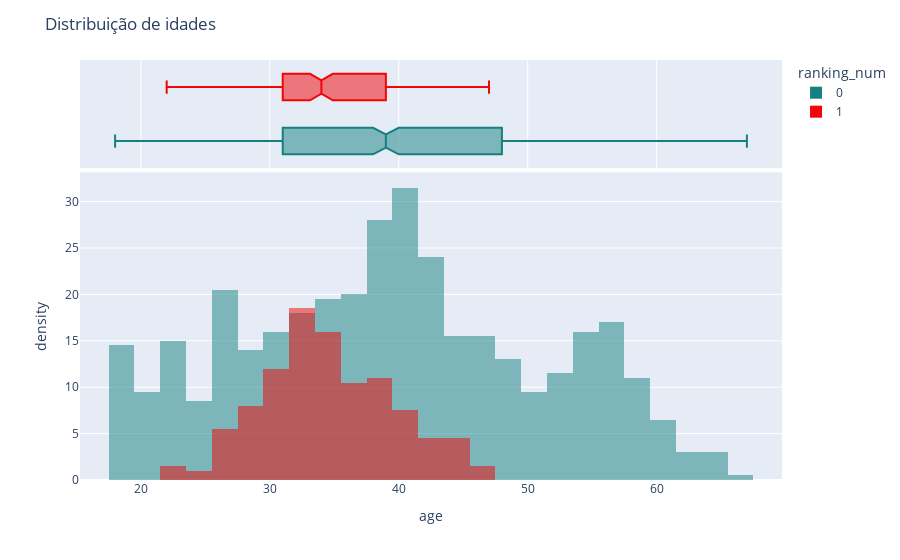

Notebook cell for this chart:
### Code cell
fig = px.histogram(df_train, 
                    x=df_train['age'], 
                    marginal='box', 
                    barmode ='overlay', 
                    histnorm ='density', 
                    color='ranking_num',
                    labels =['Sim', 'Não'],
                    color_discrete_map={0: '#148080', 1: '#F20505'}
                    )  
fig.update_layout(
    title_text="Distribuição de idades"
)
fig.show()

### Figure 1 — Plotly figure (JSON) as saved in the notebook; plotly's stock layout.template omitted (floating-point values rounded to 4 significant figures; data arrays with more than 128 entries replaced by an {"elided": "..."} marker saying what was removed)
{"data": [{"alignmentgroup": "True", "bingroup": "x", "histnorm": "density", "hovertemplate": "ranking_num=0<br>age=%{x}<br>density=%{y}<extra></extra>", "legendgroup": "0", "marker": {"color": "#148080", "opacity": 0.5, "pattern": {"shape": ""}}, "name": "0", "offsetgroup": "0", "orientation": "v", "showlegend": true, "type": "histogram", "x": {"elided": "722 int values"}, "xaxis": "x", "yaxis": "y"}, {"alignmentgroup": "True", "hovertemplate": "ranking_num=0<br>age=%{x}<extra></extra>", "legendgroup": "0", "marker": {"color": "#148080"}, "name": "0", "notched": true, "offsetgroup": "0", "showlegend": false, "type": "box", "x": {"elided": "722 int values"}, "xaxis": "x2", "yaxis": "y2"}, {"alignmentgroup": "True", "bingroup": "x", "histnorm": "density", "hovertemplate": "ranking_num=1<br>age=%{x}<br>density=%{y}<extra></extra>", "legendgroup": "1", "marker": {"color": "#F20505", "opacity": 0.5, "pattern": {"shape": ""}}, "name": "1", "offsetgroup": "1", "orientation": "v", "showlegend": true, "type": "histogram", "x": {"elided": "204 int values"}, "xaxis": "x", "yaxis": "y"}, {"alignmentgroup": "True", "hovertemplate": "ranking_num=1<br>age=%{x}<extra></extra>", "legendgroup": "1", "marker": {"color": "#F20505"}, "name": "1", "notched": true, "offsetgroup": "1", "showlegend": false, "type": "box", "x": {"elided": "204 int values"}, "xaxis": "x2", "yaxis": "y2"}], "layout": {"autosize": true, "barmode": "overlay", "legend": {"title": {"text": "ranking_num"}, "tracegroupgap": 0}, "margin": {"t": 60}, "title": {"text": "Distribuição de idades"}, "xaxis": {"anchor": "y", "autorange": true, "domain": [0, 1], "range": [15.28, 69.72], "title": {"text": "age"}, "type": "linear"}, "xaxis2": {"anchor": "y2", "autorange": true, "domain": [0, 1], "matches": "x", "range": [15.28, 69.72], "showgrid": true, "showticklabels": false, "type": "linear"}, "yaxis": {"anchor": "x", "autorange": true, "domain": [0, 0.7326], "range": [0, 33.16], "title": {"text": "density"}}, "yaxis2": {"anchor": "x2", "autorange": true, "domain": [0.7426, 1], "matches": "y2", "range": [-0.5, 1.5], "showgrid": false, "showline": false, "showticklabels": false, "ticks": "", "type": "category"}}}
